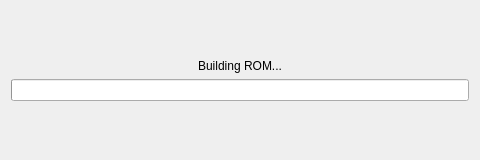
<?xml version="1.0" encoding="UTF-8"?>
<ui version="4.0">
 <class>Exporting</class>
 <widget class="QDialog" name="Exporting">
  <property name="windowModality">
   <enum>Qt::WindowModal</enum>
  </property>
  <property name="geometry">
   <rect>
    <x>0</x>
    <y>0</y>
    <width>480</width>
    <height>160</height>
   </rect>
  </property>
  <property name="minimumSize">
   <size>
    <width>480</width>
    <height>160</height>
   </size>
  </property>
  <property name="maximumSize">
   <size>
    <width>480</width>
    <height>160</height>
   </size>
  </property>
  <property name="windowTitle">
   <string>Exporting</string>
  </property>
  <property name="modal">
   <bool>true</bool>
  </property>
  <layout class="QVBoxLayout" name="verticalLayout_3">
   <item>
    <spacer name="verticalSpacer">
     <property name="orientation">
      <enum>Qt::Vertical</enum>
     </property>
     <property name="sizeHint" stdset="0">
      <size>
       <width>20</width>
       <height>40</height>
      </size>
     </property>
    </spacer>
   </item>
   <item>
    <widget class="QLabel" name="label">
     <property name="text">
      <string>Building ROM...</string>
     </property>
     <property name="alignment">
      <set>Qt::AlignCenter</set>
     </property>
    </widget>
   </item>
   <item>
    <widget class="QProgressBar" name="progressBar">
     <property name="value">
      <number>0</number>
     </property>
     <property name="textVisible">
      <bool>false</bool>
     </property>
     <property name="invertedAppearance">
      <bool>false</bool>
     </property>
     <property name="textDirection">
      <enum>QProgressBar::TopToBottom</enum>
     </property>
    </widget>
   </item>
   <item>
    <spacer name="verticalSpacer_2">
     <property name="orientation">
      <enum>Qt::Vertical</enum>
     </property>
     <property name="sizeHint" stdset="0">
      <size>
       <width>20</width>
       <height>40</height>
      </size>
     </property>
    </spacer>
   </item>
  </layout>
 </widget>
 <resources/>
 <connections/>
</ui>
